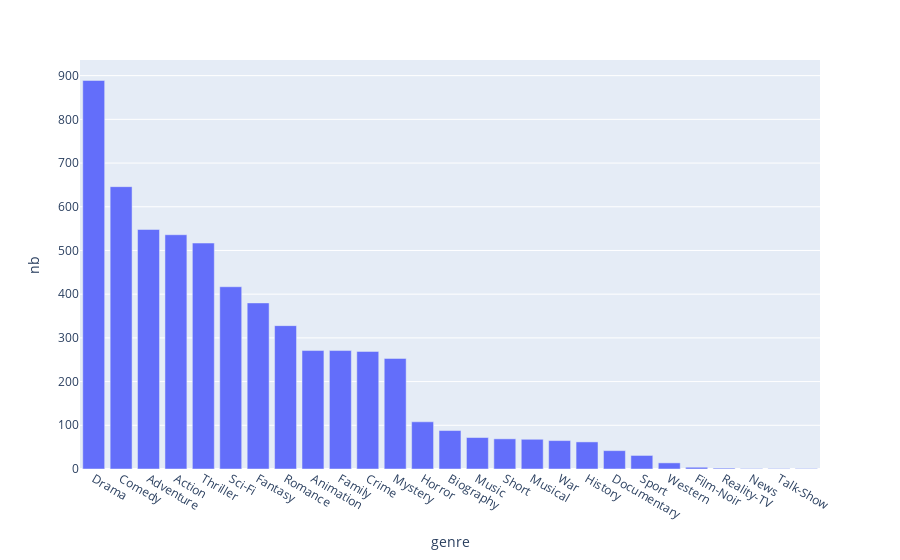

Notebook cell for this chart:
### Code cell
genre2movie = collections.defaultdict(list)

for m in movies:
    for g in m.genres:
        genre2movie[g].append(m)

vals = [
    {
        'genre': g, 
        'nb': len(v), 
        'avg_rating': np.average([f.my_rating for f in v]), 
        'titles': ', '.join([f.title for f in v[:3]]),
    }
    for g, v in genre2movie.items()
]
vals = sorted(vals, key=lambda v: v['nb'], reverse=True)
df2 = pd.DataFrame(vals)


px.bar(df2, x='genre', y='nb', hover_data=['titles', 'avg_rating'])

### Figure 1 — Plotly figure (JSON) as saved in the notebook; plotly's stock layout.template omitted (floating-point values rounded to 4 significant figures)
{"data": [{"alignmentgroup": "True", "customdata": [["The Queen's Gambit, Slumdog Millionaire, Stalk", 6.789], ["Megamind, Ca$h, Pretty Woman", 6.701], ["Total Recall, Knight and Day, Alice in Wonderland", 6.849], ["Megamind, Nikita, Ripoux contre ripoux", 6.862], ["Megamind, Nikita, Ca$h", 6.805], ["Megamind, Total Recall, Terminator 2: Judgment Day", 6.88], ["Beauty and the Beast, Alice in Wonderland, Aladdin", 6.821], ["Megamind, Pretty Woman, Slumdog Millionaire", 6.683], ["Megamind, Beauty and the Beast, Omohide poro poro", 7.026], ["Megamind, Beauty and the Beast, Alice in Wonderland", 6.808], ["Megamind, Ca$h, Ripoux contre ripoux", 6.688], ["Alice in Wonderland, La habitación de Fermat, Basic Instinct", 6.913], ["Martyrs, The Silence of the Lambs, Legion", 6.722], ["Milk, Argo, Hachi: A Dog's Tale", 6.773], ["Bu Neng Shuo De. Mi Mi, Okuribito, Trois couleurs: Bleu", 6.833], ["The Village, Jésus est revenu, Dr. Horrible's Sing-Along Blog", 6.971], ["Beauty and the Beast, Aladdin, The Muppet Christmas Carol", 6.897], ["Dylda, Vals Im Bashir, La vita è bella", 6.892], ["Invictus, Cool Runnings, Schindler's List", 6.919], ["Black Hole Hunters, Fun to Imagine, Dear Zachary: A Letter to a Son About His Father", 7.214], ["Invictus, Cool Runnings, The Karate Kid", 6.419], ["Dead Man, The Gold Rush, The Dark Tower", 6.643], ["Rebecca, Strangers on a Train, Angel Face", 7], ["Bo Burnham: Inside, Last Week Tonight with John Oliver", 8.5], ["Last Week Tonight with John Oliver", 9], ["Last Week Tonight with John Oliver", 9], ["Gad Elmaleh: L'autre c'est moi", 7]], "hovertemplate": "genre=%{x}<br>nb=%{y}<br>titles=%{customdata[0]}<br>avg_rating=%{customdata[1]}<extra></extra>", "legendgroup": "", "marker": {"color": "#636efa", "pattern": {"shape": ""}}, "name": "", "offsetgroup": "", "orientation": "v", "showlegend": false, "textposition": "auto", "type": "bar", "x": ["Drama", "Comedy", "Adventure", "Action", "Thriller", "Sci-Fi", "Fantasy", "Romance", "Animation", "Family", "Crime", "Mystery", "Horror", "Biography", "Music", "Short", "Musical", "War", "History", "Documentary", "Sport", "Western", "Film-Noir", "Reality-TV", "News", "Talk-Show", ""], "xaxis": "x", "y": [889, 646, 548, 536, 517, 417, 380, 328, 271, 271, 269, 253, 108, 88, 72, 69, 68, 65, 62, 42, 31, 14, 4, 2, 1, 1, 1], "yaxis": "y"}], "layout": {"barmode": "relative", "legend": {"tracegroupgap": 0}, "margin": {"t": 60}, "xaxis": {"anchor": "y", "domain": [0, 1], "title": {"text": "genre"}}, "yaxis": {"anchor": "x", "domain": [0, 1], "title": {"text": "nb"}}}}
